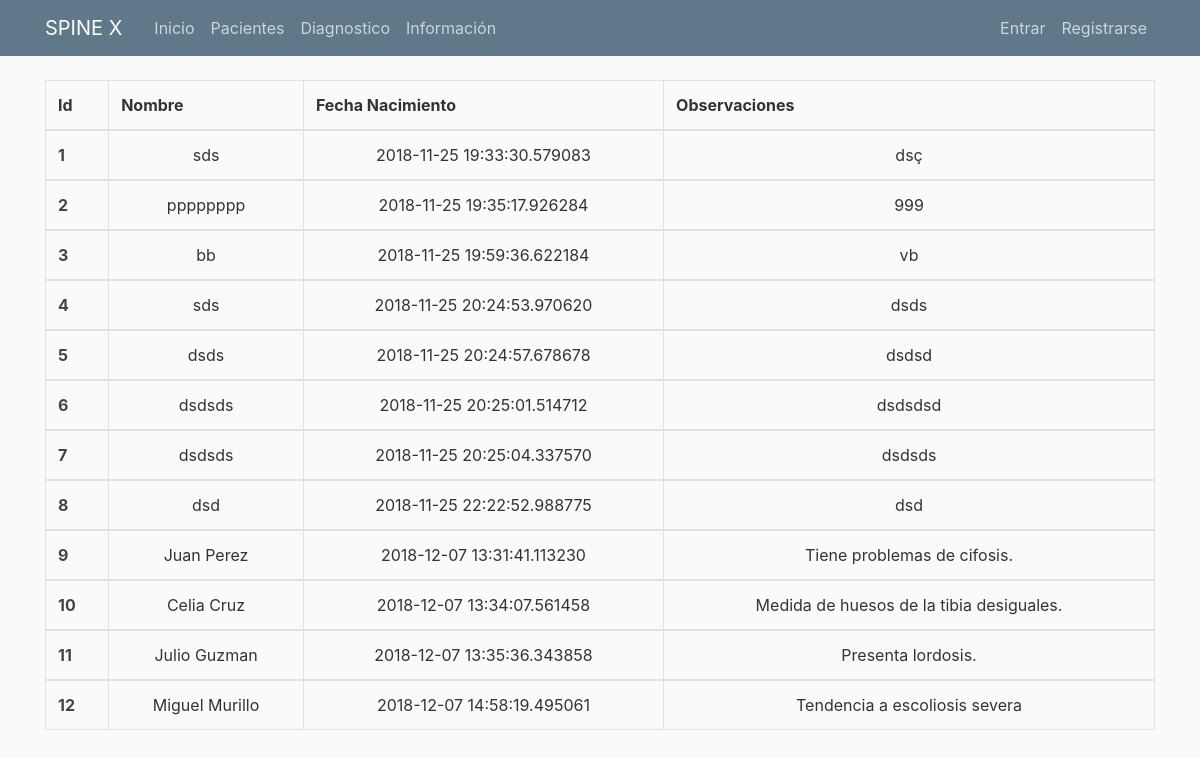
Page /patient_wall on the committed database.
### flaskblog/models.py (models this page shows, shortened)
class Patient(db.Model):
    id = db.Column(db.Integer, primary_key=True)
    name_patient = db.Column(db.String(100), nullable=False)
    birth_date = db.Column(db.DateTime, nullable=False, default=datetime.utcnow)
    observation = db.Column(db.Text, nullable=False)
    user_id = db.Column(db.Integer, db.ForeignKey('user.id'), nullable=False)

### flaskblog/routes.py (the view)
@app.route("/patient_wall")
def patient_wall():
    page = request.args.get('page', 1, type=int)
    patients = Patient.query.order_by(Patient.id).paginate(page=page, per_page=1000)
    return render_template('patient_wall.html', patients=patients)

### flaskblog/templates/patient_wall.html
{% extends "layout.html" %}
{% block content %}
<table class="table table-bordered">
    <thead>
        <tr>
            <th scope="col">Id</th>
            <th scope="col">Nombre</th>
            <th scope="col">Fecha Nacimiento</th>
            <th scope="col">Observaciones</th>
        </tr>
    </thead>
{% for patient in patients.items %}
    <tbody>
     <tr>
            <th scope="row"><a class="article-title" href="{{ url_for('patient', patient_id=patient.id) }}">{{ patient.id }}</a></th>
            <td>{{ patient.name_patient }}</td>
            <td>{{ patient.birth_date }}</td>
            <td>{{ patient.observation }}</td>
        </tr>
    </tbody>
{% endfor %}
</table>
{% endblock content %}

### flaskblog/static/main.css (style rules this page uses)
body { background: #fafafa; color: #333333; margin-top: 5rem; }
td { text-align: center; vertical-align: middle; }
.article-title { color: #444444; }

### rows in the picture
Patient: id "1", name_patient "sds", birth_date "2018-11-25 19:33:30.579083", observation "dsç"
Patient: id "2", name_patient "pppppppp", birth_date "2018-11-25 19:35:17.926284", observation "999"
Patient: id "3", name_patient "bb", birth_date "2018-11-25 19:59:36.622184", observation "vb"
Patient: id "4", name_patient "sds", birth_date "2018-11-25 20:24:53.970620", observation "dsds"
Patient: id "5", name_patient "dsds", birth_date "2018-11-25 20:24:57.678678", observation "dsdsd"
Patient: id "6", name_patient "dsdsds", birth_date "2018-11-25 20:25:01.514712", observation "dsdsdsd"
Patient: id "7", name_patient "dsdsds", birth_date "2018-11-25 20:25:04.337570", observation "dsdsds"
Patient: id "8", name_patient "dsd", birth_date "2018-11-25 22:22:52.988775", observation "dsd"
Patient: id "9", name_patient "Juan Perez", birth_date "2018-12-07 13:31:41.113230", observation "Tiene problemas de cifosis."
Patient: id "10", name_patient "Celia Cruz", birth_date "2018-12-07 13:34:07.561458", observation "Medida de huesos de la tibia desiguales."
Patient: id "11", name_patient "Julio Guzman", birth_date "2018-12-07 13:35:36.343858", observation "Presenta lordosis."
Patient: id "12", name_patient "Miguel Murillo", birth_date "2018-12-07 14:58:19.495061", observation "Tendencia a escoliosis severa"
